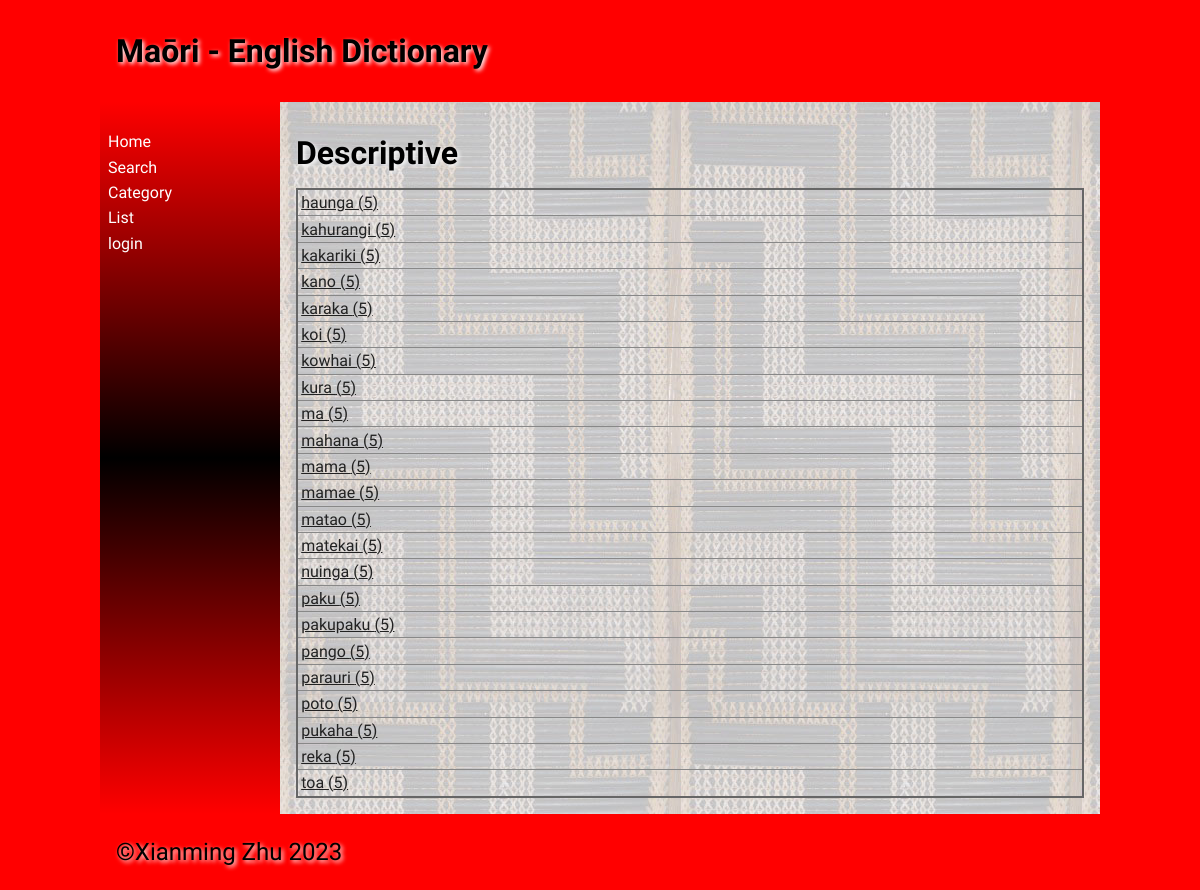
Screenshot of /category_detail/5 with the database file from the repository.
### tables this page shows
CREATE TABLE "category"
(
    cat_id   integer not null
        constraint category_pk
            primary key,
    cat_name TEXT
);

CREATE TABLE "vocab_list"
(
    Maori      TEXT,
    English    TEXT,
    cat_id     INT
        constraint vocab_list_category_cat_id_fk
            references category,
    Definition TEXT,
    Level      integer,
    word_id    integer
        constraint vocab_list_pk
            primary key,
    user_id    INTEGER
        constraint vocab_list_user_user_id_fk
            references user
);

### app.py (the view)
@app.route('/category_detail/<int:cat_id>')
def category_detail(cat_id):
    db = get_db()
    words = db.execute('SELECT * FROM vocab_list WHERE cat_id = ?', (cat_id,)).fetchall()
    category_name = db.execute('SELECT * FROM category WHERE cat_id = ?', (cat_id,)).fetchone()[1]
    return render_template('category_detail.html', category_name=category_name, words=words)

### app.py (called while the page is built)
def get_db():
    db = getattr(g, '_database', None)
    if db is None:
        db = g._database = sqlite3.connect(DATABASE)
        db.row_factory = sqlite3.Row
    return db

### templates/category_detail.html (shortened to what this page needs)
{% extends 'base.html' %}
{% block heading %}Maōri - English Dictionary{% endblock %}
{% block main %}
 <h1>{{ category_name }}</h1>
    <table>
        {% for word in words %}
            <tr><td><a href="{{ url_for('word_detail', word_id=word[5]) }}">{{ word[0] }} ({{ word[1] }})</a></td></tr>
         {% endfor %}
    </table>
{% endblock %}

### static/css/style.css (style rules this page uses)
* { font-family: Comfortaa, sans-serif; margin: 0; padding: 0; box-sizing: border-box; }
body { background-color: #ff0000; }
h1, h2, h3, h4 { padding: 1rem 0; font-family: 'Suez One', serif; color: #000; text-shadow: 2px 2px 4px #fff; }
a { color: #222; }
table { width: 100%; border: 2px solid #666; border-collapse: collapse; }
th, td { border: 1px solid #888; padding: 0.2rem; text-align: left; }

### rows the page displays
category: cat_name "Descriptive"
vocab_list: Maori "haunga", English "5"
vocab_list: Maori "kahurangi", English "5"
vocab_list: Maori "kakariki", English "5"
vocab_list: Maori "kano", English "5"
vocab_list: Maori "karaka", English "5"
vocab_list: Maori "koi", English "5"
vocab_list: Maori "kowhai", English "5"
vocab_list: Maori "kura", English "5"
vocab_list: Maori "ma", English "5"
vocab_list: Maori "mahana", English "5"
vocab_list: Maori "mama", English "5"
vocab_list: Maori "mamae", English "5"
vocab_list: Maori "matao", English "5"
vocab_list: Maori "matekai", English "5"
vocab_list: Maori "nuinga", English "5"
vocab_list: Maori "paku", English "5"
vocab_list: Maori "pakupaku", English "5"
vocab_list: Maori "pango", English "5"
vocab_list: Maori "parauri", English "5"
vocab_list: Maori "poto", English "5"
vocab_list: Maori "pukaha", English "5"
vocab_list: Maori "reka", English "5"
vocab_list: Maori "toa", English "5"
